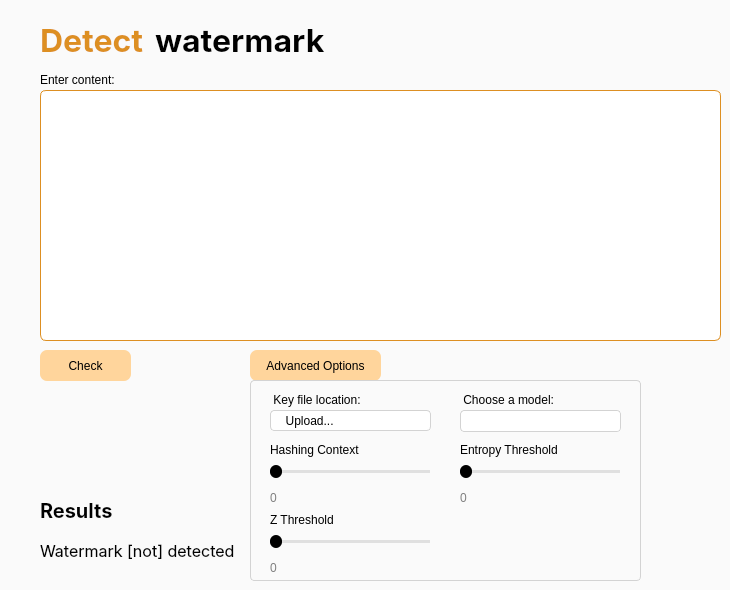
    <widget class="QWidget" name="detectPage">
     <property name="styleSheet">
      <string notr="true">background-color: rgb(250,250,250);</string>
     </property>
     <widget class="QLabel" name="title2_3">
      <property name="geometry">
       <rect>
        <x>155</x>
        <y>20</y>
        <width>281</width>
        <height>41</height>
       </rect>
      </property>
      <property name="font">
       <font>
        <family>Inter</family>
        <pointsize>24</pointsize>
        <bold>true</bold>
       </font>
      </property>
      <property name="text">
       <string>watermark</string>
      </property>
     </widget>
     <widget class="QLabel" name="title_3">
      <property name="geometry">
       <rect>
        <x>40</x>
        <y>20</y>
        <width>281</width>
        <height>41</height>
       </rect>
      </property>
      <property name="font">
       <font>
        <family>Inter</family>
        <pointsize>24</pointsize>
        <bold>true</bold>
       </font>
      </property>
      <property name="styleSheet">
       <string notr="true">color: #DD8F22;</string>
      </property>
      <property name="text">
       <string>Detect</string>
      </property>
     </widget>
     <widget class="QLabel" name="label_11">
      <property name="geometry">
       <rect>
        <x>40</x>
        <y>70</y>
        <width>131</width>
        <height>20</height>
       </rect>
      </property>
      <property name="text">
       <string>Enter content:</string>
      </property>
     </widget>
     <widget class="QPushButton" name="checkButton">
      <property name="geometry">
       <rect>
        <x>40</x>
        <y>350</y>
        <width>91</width>
        <height>31</height>
       </rect>
      </property>
      <property name="styleSheet">
       <string notr="true">QPushButton {
text-align: center;
font-family: &quot;Inter&quot;;
border: none;
background-color: #ffd59c;
color: black;
border-radius: 7px 7px;
}

QPushButton:hover {
background-color: #ffcc87;
}

QPushButton:pressed {
background-color: #ffc370;
}</string>
      </property>
      <property name="text">
       <string>Check</string>
      </property>
     </widget>
     <widget class="QLabel" name="label_12">
      <property name="geometry">
       <rect>
        <x>40</x>
        <y>500</y>
        <width>141</width>
        <height>21</height>
       </rect>
      </property>
      <property name="font">
       <font>
        <family>Inter</family>
        <pointsize>15</pointsize>
        <bold>true</bold>
       </font>
      </property>
      <property name="styleSheet">
       <string notr="true">border: none;</string>
      </property>
      <property name="text">
       <string>Results</string>
      </property>
     </widget>
     <widget class="QLabel" name="resultsDisplay">
      <property name="geometry">
       <rect>
        <x>40</x>
        <y>520</y>
        <width>251</width>
        <height>61</height>
       </rect>
      </property>
      <property name="font">
       <font>
        <family>Inter</family>
        <pointsize>12</pointsize>
        <bold>false</bold>
       </font>
      </property>
      <property name="styleSheet">
       <string notr="true">border: none;</string>
      </property>
      <property name="text">
       <string>Watermark [not] detected</string>
      </property>
     </widget>
     <widget class="QTextBrowser" name="userDisplay">
      <property name="geometry">
       <rect>
        <x>270</x>
        <y>540</y>
        <width>201</width>
        <height>25</height>
       </rect>
      </property>
      <property name="styleSheet">
       <string notr="true">text-align: left;
font-family: &quot;Inter&quot;;
border: 1px solid lightgrey;
background-color: white;
color: black;
border-radius: 4px;
padding-left: 8px;</string>
      </property>
     </widget>
     <widget class="QLabel" name="label_15">
      <property name="geometry">
       <rect>
        <x>270</x>
        <y>520</y>
        <width>131</width>
        <height>20</height>
       </rect>
      </property>
      <property name="text">
       <string>User:</string>
      </property>
     </widget>
     <widget class="QPlainTextEdit" name="detectBox">
      <property name="geometry">
       <rect>
        <x>40</x>
        <y>90</y>
        <width>681</width>
        <height>251</height>
       </rect>
      </property>
      <property name="styleSheet">
       <string notr="true">background-color: white;
border: 1px solid #DD8F22;
border-radius: 6px 6px;
padding-top: 4px;
padding-left: 2px;</string>
      </property>
      <property name="plainText">
       <string/>
      </property>
     </widget>
     <widget class="QPushButton" name="detectAdvancedButton">
      <property name="geometry">
       <rect>
        <x>250</x>
        <y>350</y>
        <width>131</width>
        <height>31</height>
       </rect>
      </property>
      <property name="styleSheet">
       <string notr="true">QPushButton {
text-align: center;
font-family: &quot;Inter&quot;;
border: none;
background-color: #ffd59c;
color: black;
border-radius: 7px 7px;
}

QPushButton:hover {
background-color: #ffcc87;
}

QPushButton:pressed {
background-color: #ffc370;
}
</string>
      </property>
      <property name="text">
       <string>Advanced Options</string>
      </property>
      <property name="checkable">
       <bool>true</bool>
      </property>
     </widget>
     <widget class="QWidget" name="detectAdvancedWidget" native="true">
      <property name="geometry">
       <rect>
        <x>250</x>
        <y>380</y>
        <width>391</width>
        <height>201</height>
       </rect>
      </property>
      <property name="styleSheet">
       <string notr="true">border: 1px solid lightgrey;
border-radius: 4px;</string>
      </property>
      <widget class="QSlider" name="detectHashingSlider">
       <property name="geometry">
        <rect>
         <x>20</x>
         <y>80</y>
         <width>160</width>
         <height>22</height>
        </rect>
       </property>
       <property name="styleSheet">
        <string notr="true">QSlider::groove:horizontal {
    border: none;
    background: #ccc;            
    height: 3px;                 
    border-radius: 1.5px;
}

QSlider::handle:horizontal {
    background: black;         
    border: none;
    width: 12px;                
    height: 12px;
    margin: -5px 0;              
    border-radius: 6px;          
}

QSlider::handle:horizontal:hover {
    background: #78C4EA;         
}

QSlider::sub-page:horizontal {
    background: #3498db;        
    border-radius: 1.5px;
}

QSlider::add-page:horizontal {
    background: #e0e0e0;         
    border-radius: 1.5px;
}
QSlider {
border: none;
}</string>
       </property>
       <property name="orientation">
        <enum>Qt::Orientation::Horizontal</enum>
       </property>
      </widget>
      <widget class="QLabel" name="label_23">
       <property name="geometry">
        <rect>
         <x>20</x>
         <y>60</y>
         <width>131</width>
         <height>20</height>
        </rect>
       </property>
       <property name="styleSheet">
        <string notr="true">border: none;</string>
       </property>
       <property name="text">
        <string>Hashing Context</string>
       </property>
      </widget>
      <widget class="QSlider" name="detectZSlider">
       <property name="geometry">
        <rect>
         <x>20</x>
         <y>150</y>
         <width>160</width>
         <height>22</height>
        </rect>
       </property>
       <property name="styleSheet">
        <string notr="true">QSlider::groove:horizontal {
    border: none;
    background: #ccc;            
    height: 3px;                 
    border-radius: 1.5px;
}

QSlider::handle:horizontal {
    background: black;         
    border: none;
    width: 12px;                
    height: 12px;
    margin: -5px 0;              
    border-radius: 6px;          
}

QSlider::handle:horizontal:hover {
    background: #78C4EA;         
}

QSlider::sub-page:horizontal {
    background: #3498db;        
    border-radius: 1.5px;
}

QSlider::add-page:horizontal {
    background: #e0e0e0;         
    border-radius: 1.5px;
}
QSlider {
border: none;
}</string>
       </property>
       <property name="orientation">
        <enum>Qt::Orientation::Horizontal</enum>
       </property>
      </widget>
      <widget class="QLabel" name="label_24">
       <property name="geometry">
        <rect>
         <x>20</x>
         <y>130</y>
         <width>131</width>
         <height>20</height>
        </rect>
       </property>
       <property name="styleSheet">
        <string notr="true">border: none;</string>
       </property>
       <property name="text">
        <string>Z Threshold</string>
       </property>
      </widget>
      <widget class="QSlider" name="detectEntropySlider">
       <property name="geometry">
        <rect>
         <x>210</x>
         <y>80</y>
         <width>160</width>
         <height>22</height>
        </rect>
       </property>
       <property name="styleSheet">
        <string notr="true">QSlider::groove:horizontal {
    border: none;
    background: #ccc;            
    height: 3px;                 
    border-radius: 1.5px;
}

QSlider::handle:horizontal {
    background: black;         
    border: none;
    width: 12px;                
    height: 12px;
    margin: -5px 0;              
    border-radius: 6px;          
}

QSlider::handle:horizontal:hover {
    background: #78C4EA;         
}

QSlider::sub-page:horizontal {
    background: #3498db;        
    border-radius: 1.5px;
}

QSlider::add-page:horizontal {
    background: #e0e0e0;         
    border-radius: 1.5px;
}
QSlider {
border: none;
}</string>
       </property>
       <property name="orientation">
        <enum>Qt::Orientation::Horizontal</enum>
       </property>
      </widget>
      <widget class="QLabel" name="label_25">
       <property name="geometry">
        <rect>
         <x>210</x>
         <y>60</y>
         <width>131</width>
         <height>20</height>
        </rect>
       </property>
       <property name="styleSheet">
        <string notr="true">border: none;</string>
       </property>
       <property name="text">
        <string>Entropy Threshold</string>
       </property>
      </widget>
      <widget class="QPushButton" name="detectUploadFileButton">
       <property name="geometry">
        <rect>
         <x>20</x>
         <y>30</y>
         <width>161</width>
         <height>21</height>
        </rect>
       </property>
       <property name="styleSheet">
        <string notr="true">QPushButton {
text-align: left;
font-family: &quot;Inter&quot;;
border: 1px solid lightgrey;
background-color: white;
color: black;
border-radius: 4px;
padding-left: 8px;
}

QPushButton:hover {
background-color: whitesmoke;
}

QPushButton:pressed {
background-color: lightgrey;
}</string>
       </property>
       <property name="text">
        <string>  Upload...</string>
       </property>
       <property name="icon">
        <iconset resource="resources.qrc">
         <normaloff>:/icons/files/folder.png</normaloff>:/icons/files/folder.png</iconset>
       </property>
      </widget>
      <widget class="QLabel" name="label_20">
       <property name="geometry">
        <rect>
         <x>20</x>
         <y>10</y>
         <width>121</width>
         <height>20</height>
        </rect>
       </property>
       <property name="styleSheet">
        <string notr="true">border: none;</string>
       </property>
       <property name="text">
        <string> Key file location:</string>
       </property>
      </widget>
      <widget class="QLabel" name="detectHashingDisplayValue">
       <property name="geometry">
        <rect>
         <x>20</x>
         <y>110</y>
         <width>31</width>
         <height>16</height>
        </rect>
       </property>
       <property name="styleSheet">
        <string notr="true">border: none;
color: grey;</string>
       </property>
       <property name="text">
        <string>0</string>
       </property>
      </widget>
      <widget class="QLabel" name="detectEntropyDisplayValue">
       <property name="geometry">
        <rect>
         <x>210</x>
         <y>110</y>
         <width>31</width>
         <height>16</height>
        </rect>
       </property>
       <property name="styleSheet">
        <string notr="true">border: none;
color: grey;</string>
       </property>
       <property name="text">
        <string>0</string>
       </property>
      </widget>
      <widget class="QLabel" name="detectZDisplayValue">
       <property name="geometry">
        <rect>
         <x>20</x>
         <y>180</y>
         <width>31</width>
         <height>16</height>
        </rect>
       </property>
       <property name="styleSheet">
        <string notr="true">border: none;
color: grey;</string>
       </property>
       <property name="text">
        <string>0</string>
       </property>
      </widget>
      <widget class="QLabel" name="label_14">
       <property name="geometry">
        <rect>
         <x>210</x>
         <y>10</y>
         <width>101</width>
         <height>20</height>
        </rect>
       </property>
       <property name="styleSheet">
        <string notr="true">border: none;</string>
       </property>
       <property name="text">
        <string> Choose a model:</string>
       </property>
      </widget>
      <widget class="QComboBox" name="detectModelComboBox">
       <property name="geometry">
        <rect>
         <x>210</x>
         <y>30</y>
         <width>161</width>
         <height>22</height>
        </rect>
       </property>
       <property name="styleSheet">
        <string notr="true">QComboBox {
    background: white;
    border: 1px solid lightgrey;
    border-radius: 4px;
    padding: 3px;
padding-left: 5px;
}

QComboBox::drop-down {
    border: none;
    width: 20px;
    background: white;
border-radius: 4px;
}

QComboBox::down-arrow {
	image: url(:/icons/files/arrow.png);
width: 12px;
}</string>
       </property>
       <property name="frame">
        <bool>true</bool>
       </property>
      </widget>
     </widget>
     <zorder>title_3</zorder>
     <zorder>title2_3</zorder>
     <zorder>label_11</zorder>
     <zorder>checkButton</zorder>
     <zorder>label_12</zorder>
     <zorder>resultsDisplay</zorder>
     <zorder>userDisplay</zorder>
     <zorder>label_15</zorder>
     <zorder>detectBox</zorder>
     <zorder>detectAdvancedButton</zorder>
     <zorder>detectAdvancedWidget</zorder>
    </widget>
